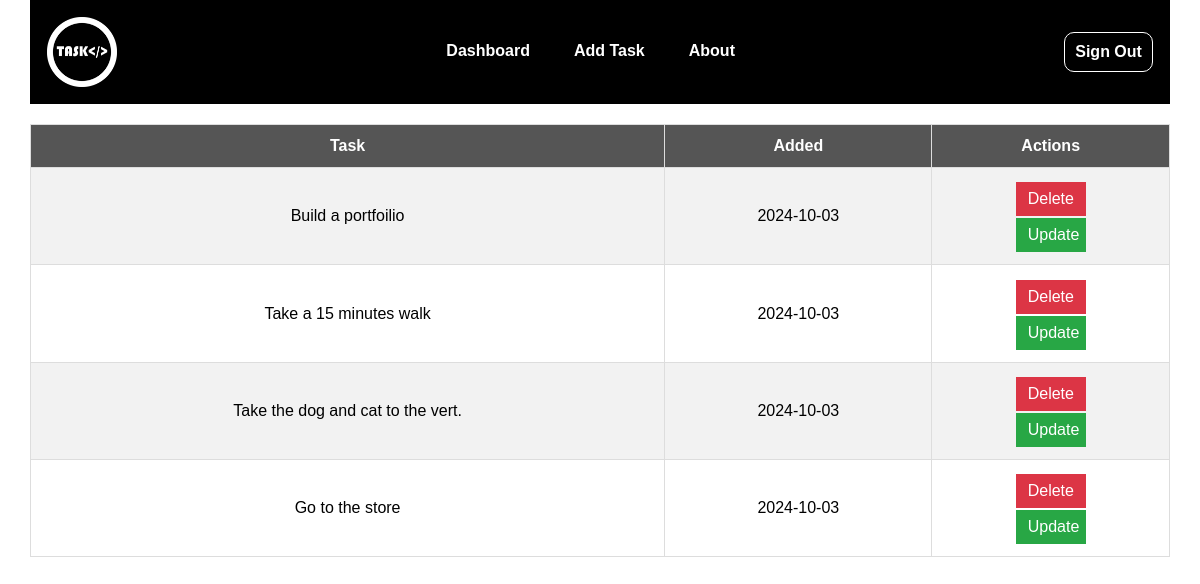
The page /dashboard (signed in) on the database its author committed.
### app.py (models this page shows, shortened)
class Todo(db.Model):
    id = db.Column(db.Integer, primary_key=True)
    task = db.Column(db.String, nullable=False)
    completed = db.Column(db.Boolean, default=False)  # Use Boolean for completed
    user_id = db.Column(db.Integer, db.ForeignKey('user.id'), nullable=False)  # Use 'users.id' for foreign key
    date_created = db.Column(db.DateTime, default=datetime.utcnow)

### app.py (the view)
@app.route('/dashboard')
@login_required
def dashboard():
    tasks = Todo.query.filter_by(user_id=current_user.id).order_by(Todo.date_created).all()
    return render_template("dashboard.html", tasks = tasks)

### app.py (called while the page is built)
@login_manager.user_loader
def user_loader(user_id):
    return User.query.get(int(user_id))

### templates/dashboard.html (shortened to what this page needs)
{% extends 'base.html' %}
{% block body %}
    <section class="dashboard">
        <nav>
            <img src="{{ url_for('static', filename='./style/IMG/logo3.png') }}" alt="" style="height: 70px;">
            <ul>
                <li><a href="{{ url_for('dashboard' ) }}">Dashboard</a></li>
                <li><a href="{{ url_for('add' ) }}">Add Task</a></li>
                <li><a href="#">About</a></li>
            </ul>
            <a href="{{ url_for('logout' ) }}" class="logout">Sign Out</a>
        </nav>
    {% if tasks|length < 1 %}
    <h4 class="no_task">There are no task create one below</h4>
    {% else %}
    <table border="0">
        <tr>
            <th>Task</th>
            <th>Added</th>
            <th>Actions</th>
        </tr>
        {% for task in tasks %}
            <tr>
                <td>{{ task.task }}</td>
                <td>{{ task.date_created.date() }}</td>
                <td>
                    <a href="/delete/{{task.id}}" class="delete">Delete</a>
                    <br>
                    <a href="/update/{{task.id}}" class="update">Update</a>
                </td>
            </tr>
        {% endfor %}
    </table>
    {% endif %}
    </section>
{% endblock %}

### static/style/style.css (style rules this page uses)
* { padding: 0; margin: 0; box-sizing: border-box; }
section { padding: 0% 2.5%; }
nav { display: flex; align-items: center; align-content: center; justify-content: space-between; z-index: 1000; background: #000; padding: 1.5%; }
nav ul { display: flex; }
nav ul li { list-style: none; margin: 0px 10px; }
nav ul li a { text-decoration: none; font: bold 1em sans-serif; color: #fff; border-bottom: 2px solid transparent; transition: background 0.3s ease; padding: 8px 12px; border-radius: 4px; }
nav a.logout { text-decoration: none; border: 1px solid #fff; font: bold 1em sans-serif; background: transparent; padding: 10px; border-radius: 10px; color: #fff; transition: background 0.3s ease; }
table { width: 100%; text-align: center; margin: 20px 0; border-collapse: collapse; font-family: sans-serif; }
table th, table td { border: 1px solid #ddd; padding: 12px; }
table th { background: #555; color: #fff; }
table tr:nth-child(even) { background: #f2f2f2; }
table a { padding: 8px 12px; display: inline-block; border: none; cursor: pointer; color: #fff; text-decoration: none; margin-top: 1%; width: 70px; transition: background 0.3s ease; }
table a.delete { background: #dc3545; }
table a.update { background: #28a745; }
section.dashboard { padding-top: 0%; }
a { text-decoration: none; display: inline-block; }

### rows shown on the page
Todo: task "Build a portfoilio", date_created "2024-10-03"
Todo: task "Take a 15 minutes walk", date_created "2024-10-03"
Todo: task "Take the dog and cat to the vert.", date_created "2024-10-03"
Todo: task "Go to the store", date_created "2024-10-03"
